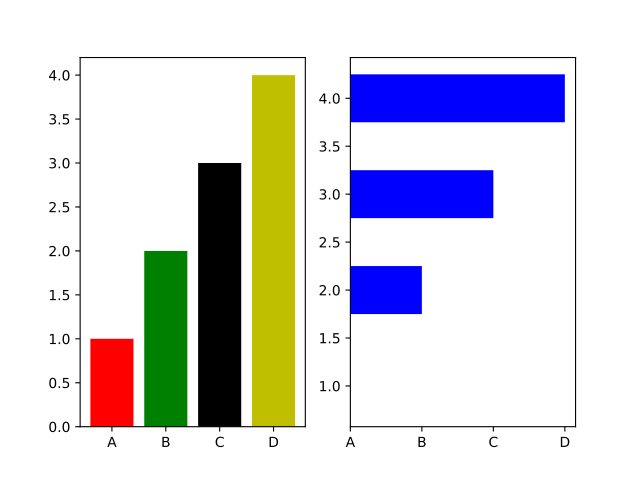

The Python source for this figure:
import matplotlib.pyplot as plt
import numpy as np

# bar() function creats bar
# color , width , height(in barh() only) ,  
# subplot()  --> indicates position/size of a subplot.

xb = ["A", "B" , "C" , "D"]
yb = [1, 2, 3, 4]

plt.subplot(1,2,1)
cs = ['r','g','k','y']
plt.bar(xb, yb , color = cs ,width = 0.8)

plt.subplot(1,2,2)
plt.barh(yb,xb,color = 'b', height = .5)  #--> Horizontal bar

plt.show()
